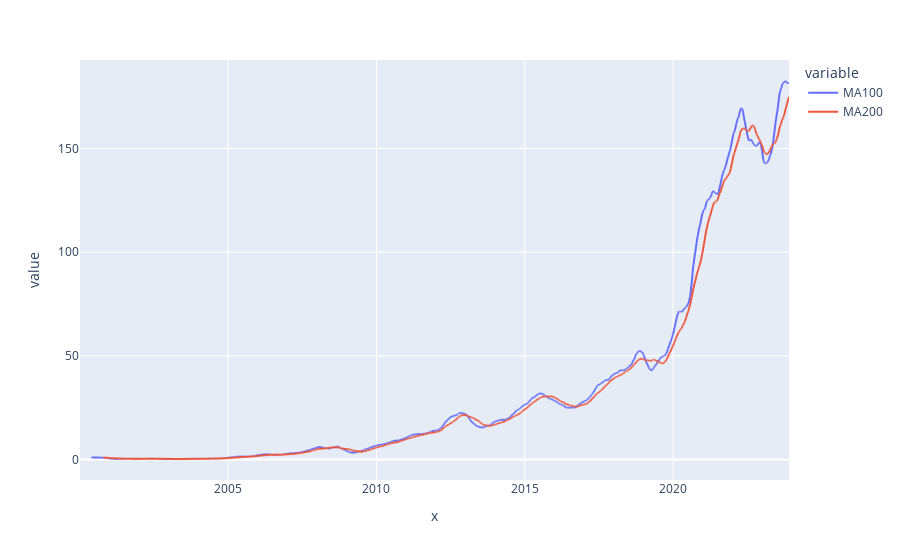

The code cell stored with this chart in its notebook:
### Code cell
fig = px.line(x=ma100.index, y=[ma100, ma200], labels={"MA100","MA200"})
fig.data[0].name="MA100"
fig.data[1].name="MA200"
fig.show()

### Figure 1 — Plotly figure (JSON) as saved in the notebook; plotly's stock layout.template omitted (floating-point values rounded to 4 significant figures; data arrays with more than 128 entries replaced by an {"elided": "..."} marker saying what was removed)
{"data": [{"hovertemplate": "variable=wide_variable_0<br>x=%{x}<br>value=%{y}<extra></extra>", "legendgroup": "wide_variable_0", "line": {"color": "#636efa", "dash": "solid"}, "marker": {"symbol": "circle"}, "mode": "lines", "name": "MA100", "showlegend": true, "type": "scattergl", "x": {"elided": "6016 str values"}, "xaxis": "x", "y": {"elided": "6016 float values"}, "yaxis": "y"}, {"hovertemplate": "variable=wide_variable_1<br>x=%{x}<br>value=%{y}<extra></extra>", "legendgroup": "wide_variable_1", "line": {"color": "#EF553B", "dash": "solid"}, "marker": {"symbol": "circle"}, "mode": "lines", "name": "MA200", "showlegend": true, "type": "scattergl", "x": {"elided": "6016 str values"}, "xaxis": "x", "y": {"elided": "6016 float values"}, "yaxis": "y"}], "layout": {"legend": {"title": {"text": "variable"}, "tracegroupgap": 0}, "margin": {"t": 60}, "xaxis": {"anchor": "y", "domain": [0, 1], "title": {"text": "x"}}, "yaxis": {"anchor": "x", "domain": [0, 1], "title": {"text": "value"}}}}
